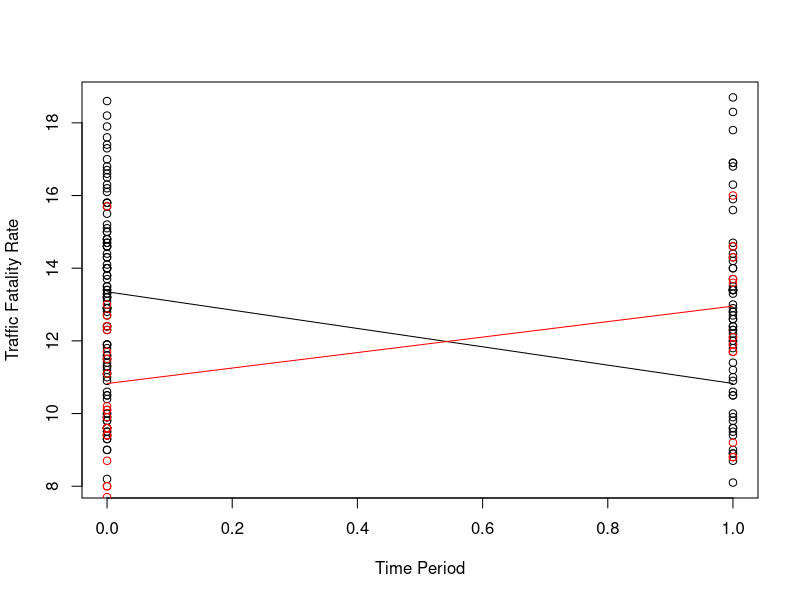

R code for this plot:
library(haven)
library(plm)

# Traffic fatality rate with unemployment, speed limit, and seatbelt correlates
my_data <- read_dta("tfr w ue speed seatbelt.dta"); head(my_data)
my_data$time_data <- my_data$time

# Difference in difference model
# timexstatestatus interaction term is the variable of interest
did_model <- plm(tfr ~ timexstatestatus + statestatus + time_data + ue + speed + seatbeltlaw, index=c("statenum"), data = my_data, model = "random")
summary(did_model)
confint(did_model, level = 0.95)

# Illustration of the effect of recreational marijuana commercialization on traffic fatality rate
# Red color denotes a state that legalized recereational marijuana

# Non-RML states
plot(my_data$time_data[my_data$statestatus == 0], my_data$tfr[my_data$statestatus == 0], xlab="Time Period", ylab="Traffic Fatality Rate")

y0 <- did_model$coefficients[1] + did_model$coefficients[5] * mean(my_data$ue) + did_model$coefficients[6] * mean(my_data$speed)
y1 <- did_model$coefficients[1] + did_model$coefficients[3] + did_model$coefficients[5] * mean(my_data$ue) + did_model$coefficients[6] * mean(my_data$speed)

x <- c(0, 1)
y <- c(y0, y1)
lines(x, y)

# RML states
points(my_data$time_data[my_data$statestatus == 1], my_data$tfr[my_data$statestatus == 1], col="red")

y0 <- did_model$coefficients[1] + did_model$coefficients[3] +  + did_model$coefficients[5] * mean(my_data$ue) + did_model$coefficients[6] * mean(my_data$speed)
y1 <- did_model$coefficients[1] + did_model$coefficients[2] + did_model$coefficients[3] + did_model$coefficients[5] * mean(my_data$ue) + did_model$coefficients[6] * mean(my_data$speed)

x <- c(0, 1)
y <- c(y0, y1)
lines(x, y, col="red")
